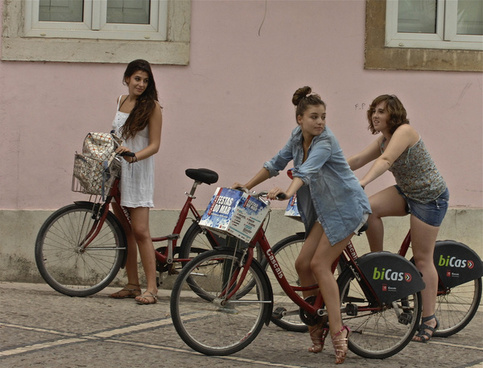
#> input picture Pics/girls1.jpg, 483 x 368 px, found by its file name
$ python face_det.py
#> lines starting #> are read from the running program, lines starting #| are printed output that depends on the picture; after the words box and inside, x2 and y2 are one past the last pixel; in counts of white or black regions, pixels touching at a corner belong together
import cv2 as cv
import numpy as np
import matplotlib.pyplot as plt

img=cv.imread('Pics/girls1.JPG')
#> img is the input picture: shape (368, 483, 3); mean B, G, R 103.2, 114.5, 127.7
cv.imshow('Image',img)
#print(img.shape[:2])

gray_img=cv.cvtColor(img,cv.COLOR_BGR2GRAY)
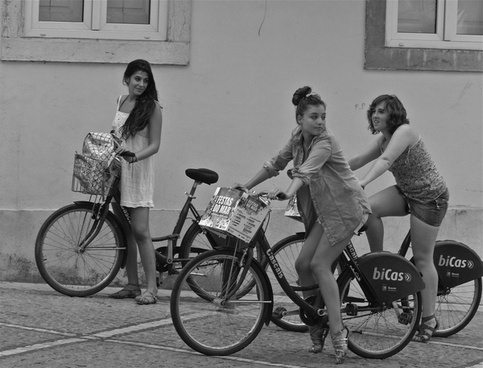
#> gray_img: shape (368, 483); min 0, max 254, mean 117.2
cv.imshow('Gray Image', gray_img)

haar_cascade=cv.CascadeClassifier('Haar_cascade_face_dect.xml')
detc_face=haar_cascade.detectMultiScale(gray_img,scaleFactor=1.1,minNeighbors=5)
#> detc_face = [[126, 69, 25, 25], [304, 105, 30, 30]]
print(f'Faces found : {len(detc_face)}')
#| Faces found : 2
for (x,y,w,h) in detc_face:
    cv.rectangle(img,(x,y),(x+w,y+h),(0,255,0),thickness=2)
#> this loop made 2 passes
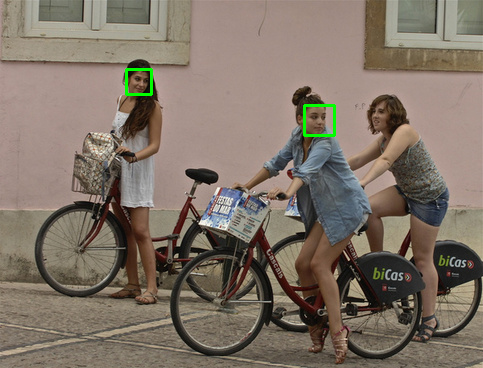
#> img: shape (368, 483, 3); 0.37% of pixels changed, all inside (x1, y1, x2, y2) = (125, 68, 336, 137)

cv.imshow('Deteced faces',img)

cv.waitKey(0)

# ScaleFactor must greater then 1.

$ run again, with Pics/cats4.jpg copied over Pics/girls1.jpg
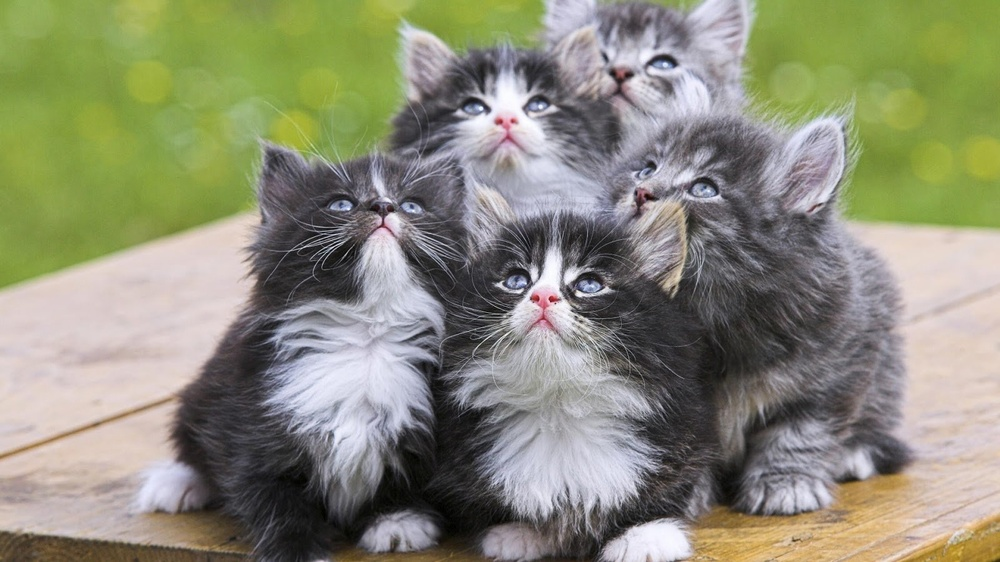
#> input picture Pics/cats4.jpg, 1000 x 562 px, shrunk from 1600 x 900 before the run, found by its file name
#> img is the input picture: shape (562, 1000, 3); mean B, G, R 119.8, 141, 140.3
#> `gray_img=cv.cvtColor(img,cv.COLOR_BGR2GRAY)`:
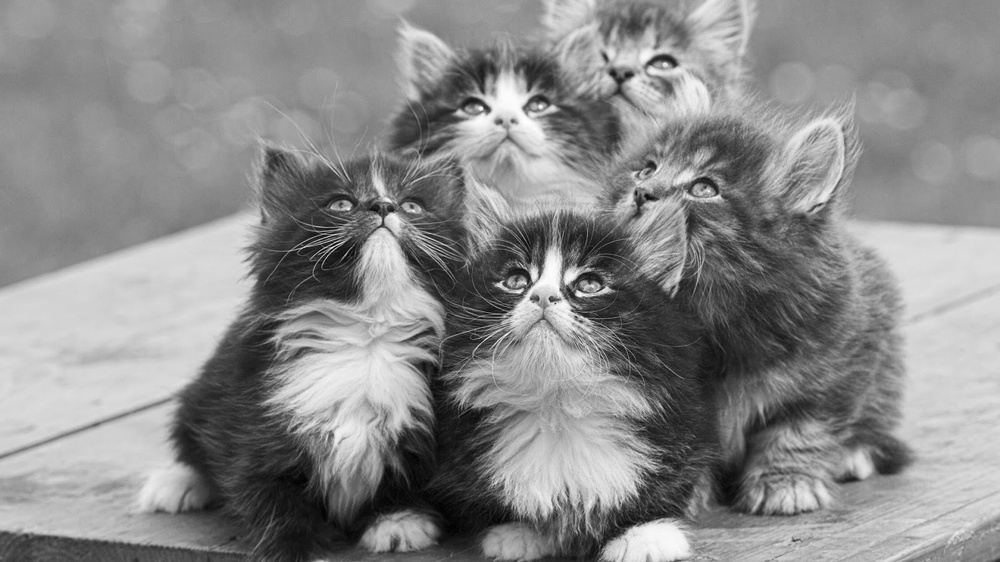
#> gray_img: shape (562, 1000); min 0, max 255, mean 138.3
#> detc_face = [[520, 281, 51, 51]]
#| Faces found : 1
#> the loop `for (x,y,w,h) in detc_face:` made 1 pass
#> after the loop `for (x,y,w,h) in detc_face:`:
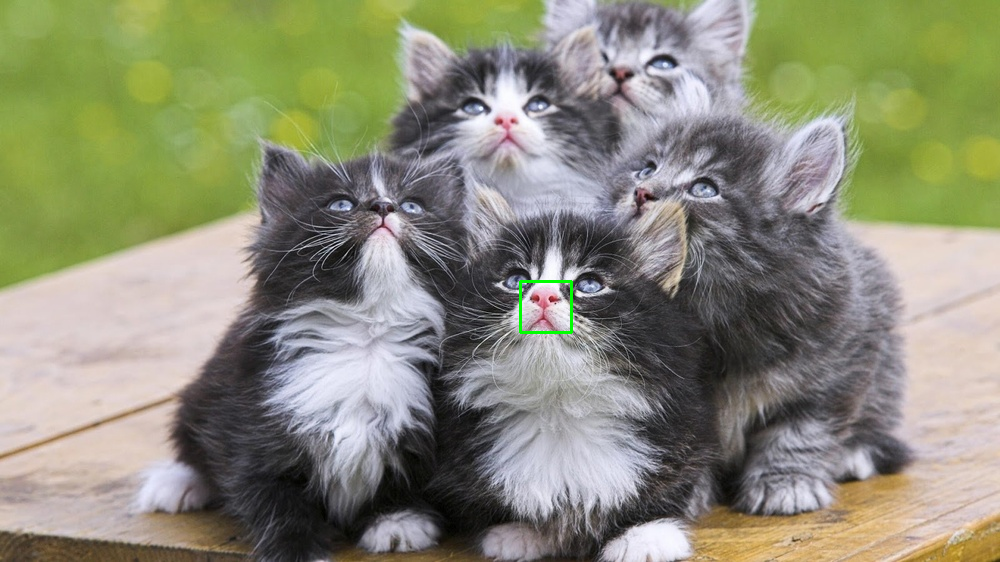
#> img: shape (562, 1000, 3); 0.11% of pixels changed, all inside (x1, y1, x2, y2) = (519, 280, 573, 334)
